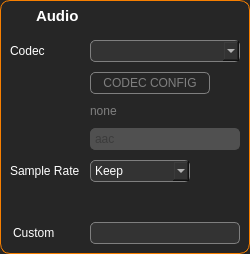
                 <widget class="QFrame" name="a_frame">
                  <property name="sizePolicy">
                   <sizepolicy hsizetype="Preferred" vsizetype="Preferred">
                    <horstretch>0</horstretch>
                    <verstretch>0</verstretch>
                   </sizepolicy>
                  </property>
                  <property name="minimumSize">
                   <size>
                    <width>250</width>
                    <height>0</height>
                   </size>
                  </property>
                  <property name="maximumSize">
                   <size>
                    <width>16777215</width>
                    <height>600</height>
                   </size>
                  </property>
                  <property name="styleSheet">
                   <string notr="true">QFrame {
	background-color: #262626;
	border: 1px solid #f77f00;
	border-radius: 10px;
}</string>
                  </property>
                  <layout class="QVBoxLayout" name="verticalLayout_7">
                   <property name="spacing">
                    <number>0</number>
                   </property>
                   <property name="leftMargin">
                    <number>0</number>
                   </property>
                   <property name="topMargin">
                    <number>0</number>
                   </property>
                   <property name="rightMargin">
                    <number>0</number>
                   </property>
                   <property name="bottomMargin">
                    <number>0</number>
                   </property>
                   <item>
                    <widget class="QFrame" name="a_title_frame">
                     <property name="minimumSize">
                      <size>
                       <width>0</width>
                       <height>30</height>
                      </size>
                     </property>
                     <property name="maximumSize">
                      <size>
                       <width>16777215</width>
                       <height>30</height>
                      </size>
                     </property>
                     <property name="styleSheet">
                      <string notr="true">QFrame {
	background-color: none;
	border: none;
	border-radius: none;
}</string>
                     </property>
                     <property name="frameShape">
                      <enum>QFrame::NoFrame</enum>
                     </property>
                     <property name="frameShadow">
                      <enum>QFrame::Plain</enum>
                     </property>
                     <layout class="QHBoxLayout" name="horizontalLayout_9">
                      <property name="spacing">
                       <number>3</number>
                      </property>
                      <property name="leftMargin">
                       <number>2</number>
                      </property>
                      <property name="topMargin">
                       <number>0</number>
                      </property>
                      <property name="rightMargin">
                       <number>0</number>
                      </property>
                      <property name="bottomMargin">
                       <number>0</number>
                      </property>
                      <item>
                       <widget class="QLabel" name="a_icon">
                        <property name="minimumSize">
                         <size>
                          <width>30</width>
                          <height>30</height>
                         </size>
                        </property>
                        <property name="maximumSize">
                         <size>
                          <width>30</width>
                          <height>30</height>
                         </size>
                        </property>
                        <property name="pixmap">
                         <pixmap resource="../resources/resources.qrc">:/icons/icons/audiotrack_white_24dp.svg</pixmap>
                        </property>
                        <property name="alignment">
                         <set>Qt::AlignCenter</set>
                        </property>
                       </widget>
                      </item>
                      <item>
                       <widget class="QLabel" name="a_title">
                        <property name="minimumSize">
                         <size>
                          <width>0</width>
                          <height>30</height>
                         </size>
                        </property>
                        <property name="maximumSize">
                         <size>
                          <width>16777215</width>
                          <height>30</height>
                         </size>
                        </property>
                        <property name="styleSheet">
                         <string notr="true">QLabel {
	color: white;
	font-family: &quot;Segoe UI&quot;;
	font-size: 11pt;
	font-weight: bold;
}</string>
                        </property>
                        <property name="text">
                         <string>Audio</string>
                        </property>
                        <property name="wordWrap">
                         <bool>false</bool>
                        </property>
                       </widget>
                      </item>
                     </layout>
                    </widget>
                   </item>
                   <item alignment="Qt::AlignTop">
                    <widget class="QFrame" name="a_contents_frame">
                     <property name="styleSheet">
                      <string notr="true">QFrame {
	background-color: none;
	border: none;
	border-radius: none;
}</string>
                     </property>
                     <property name="frameShape">
                      <enum>QFrame::NoFrame</enum>
                     </property>
                     <property name="frameShadow">
                      <enum>QFrame::Raised</enum>
                     </property>
                     <layout class="QVBoxLayout" name="verticalLayout_8">
                      <property name="spacing">
                       <number>10</number>
                      </property>
                      <item>
                       <widget class="QFrame" name="a_form">
                        <property name="maximumSize">
                         <size>
                          <width>16777215</width>
                          <height>16777215</height>
                         </size>
                        </property>
                        <property name="frameShape">
                         <enum>QFrame::NoFrame</enum>
                        </property>
                        <property name="frameShadow">
                         <enum>QFrame::Raised</enum>
                        </property>
                        <layout class="QFormLayout" name="formLayout_3">
                         <property name="horizontalSpacing">
                          <number>10</number>
                         </property>
                         <property name="verticalSpacing">
                          <number>10</number>
                         </property>
                         <property name="leftMargin">
                          <number>0</number>
                         </property>
                         <property name="topMargin">
                          <number>0</number>
                         </property>
                         <property name="rightMargin">
                          <number>0</number>
                         </property>
                         <property name="bottomMargin">
                          <number>0</number>
                         </property>
                         <item row="0" column="0">
                          <widget class="QLabel" name="acodec_label">
                           <property name="minimumSize">
                            <size>
                             <width>60</width>
                             <height>0</height>
                            </size>
                           </property>
                           <property name="font">
                            <font>
                             <family>Segoe UI</family>
                            </font>
                           </property>
                           <property name="styleSheet">
                            <string notr="true">color: white;</string>
                           </property>
                           <property name="text">
                            <string>Codec</string>
                           </property>
                           <property name="alignment">
                            <set>Qt::AlignLeading|Qt::AlignLeft|Qt::AlignVCenter</set>
                           </property>
                           <property name="buddy">
                            <cstring>i_preinput_input</cstring>
                           </property>
                          </widget>
                         </item>
                         <item row="0" column="1">
                          <widget class="QComboBox" name="acodec_combo">
                           <property name="minimumSize">
                            <size>
                             <width>0</width>
                             <height>22</height>
                            </size>
                           </property>
                           <property name="font">
                            <font>
                             <family>Segoe UI</family>
                            </font>
                           </property>
                           <property name="styleSheet">
                            <string notr="true">QComboBox {
	background-color: #333333;
	color: white;
	border: 1px solid #7f7f7f;
	border-radius: 5px;
	padding: 2px;
	padding-left: 4px;

}

QComboBox:disabled{
	background-color: rgb(80, 80, 80);
	color: #262626;
	border-color: rgb(80, 80, 80);
}

QComboBox:hover {
	border: 1px solid #f77f00;
}

QComboBox:focus {
	border: 1px solid #f77f00;
}

QComboBox::drop-down {
	background: none;
	outline: none;
}</string>
                           </property>
                           <property name="currentIndex">
                            <number>-1</number>
                           </property>
                          </widget>
                         </item>
                         <item row="1" column="0">
                          <widget class="QLabel" name="label_11">
                           <property name="text">
                            <string/>
                           </property>
                          </widget>
                         </item>
                         <item row="1" column="1">
                          <widget class="QPushButton" name="acodec_config_btn">
                           <property name="minimumSize">
                            <size>
                             <width>0</width>
                             <height>22</height>
                            </size>
                           </property>
                           <property name="maximumSize">
                            <size>
                             <width>120</width>
                             <height>22</height>
                            </size>
                           </property>
                           <property name="styleSheet">
                            <string notr="true">QPushButton {
	color: #7f7f7f;
	background-color: none;
	border-radius: 5px;
	border: 1px solid #7f7f7f;
	padding: 0px;
}

QPushButton:hover {
	border: 1px solid #f77f00;
}

QPushButton:pressed {
	background-color: #f77f00;
	color: white;
}

QPushButton:disabled {
	background-color: #555555;
	color: #262626;
	border-color: rgb(80, 80, 80);
}</string>
                           </property>
                           <property name="text">
                            <string>CODEC CONFIG</string>
                           </property>
                          </widget>
                         </item>
                         <item row="3" column="1">
                          <widget class="QLineEdit" name="acodec_input">
                           <property name="enabled">
                            <bool>false</bool>
                           </property>
                           <property name="styleSheet">
                            <string notr="true">QLineEdit {
	background-color: #333333;
	color: white;
	border: 1px solid #7f7f7f;
	border-radius: 5px;
	padding: 2px;

}

QLineEdit:hover {
	border: 1px solid #f77f00;
}

QLineEdit:focus {
	border: 1px solid #f77f00;
}

QLineEdit:disabled {
	background-color: rgb(80, 80, 80);
	color: #262626;
	border-color: rgb(80, 80, 80);

}</string>
                           </property>
                           <property name="placeholderText">
                            <string>aac</string>
                           </property>
                          </widget>
                         </item>
                         <item row="4" column="0">
                          <widget class="QLabel" name="a_sample_label">
                           <property name="minimumSize">
                            <size>
                             <width>60</width>
                             <height>0</height>
                            </size>
                           </property>
                           <property name="font">
                            <font>
                             <family>Segoe UI</family>
                            </font>
                           </property>
                           <property name="styleSheet">
                            <string notr="true">color: white</string>
                           </property>
                           <property name="text">
                            <string>Sample Rate</string>
                           </property>
                           <property name="alignment">
                            <set>Qt::AlignLeading|Qt::AlignLeft|Qt::AlignVCenter</set>
                           </property>
                          </widget>
                         </item>
                         <item row="4" column="1">
                          <widget class="QComboBox" name="a_sample_combo">
                           <property name="minimumSize">
                            <size>
                             <width>0</width>
                             <height>22</height>
                            </size>
                           </property>
                           <property name="maximumSize">
                            <size>
                             <width>100</width>
                             <height>16777215</height>
                            </size>
                           </property>
                           <property name="font">
                            <font>
                             <family>Segoe UI</family>
                            </font>
                           </property>
                           <property name="styleSheet">
                            <string notr="true">QComboBox {
	background-color: #333333;
	color: white;
	border: 1px solid #7f7f7f;
	border-radius: 5px;
	padding: 2px;
	padding-left: 4px;

}

QComboBox:disabled{
	background-color: rgb(80, 80, 80);
	color: #262626;
	border-color: rgb(80, 80, 80);
}

QComboBox:hover {
	border: 1px solid #f77f00;
}

QComboBox:focus {
	border: 1px solid #f77f00;
}</string>
                           </property>
                           <property name="currentIndex">
                            <number>0</number>
                           </property>
                           <property name="maxVisibleItems">
                            <number>12</number>
                           </property>
                           <item>
                            <property name="text">
                             <string>Keep</string>
                            </property>
                           </item>
                           <item>
                            <property name="text">
                             <string>8000Hz</string>
                            </property>
                           </item>
                           <item>
                            <property name="text">
                             <string>16000Hz</string>
                            </property>
                           </item>
                           <item>
                            <property name="text">
                             <string>22050Hz</string>
                            </property>
                           </item>
                           <item>
                            <property name="text">
                             <string>44100Hz</string>
                            </property>
                           </item>
                           <item>
                            <property name="text">
                             <string>48000Hz</string>
                            </property>
                           </item>
                           <item>
                            <property name="text">
                             <string>88200Hz</string>
                            </property>
                           </item>
                           <item>
                            <property name="text">
                             <string>96000Hz</string>
                            </property>
                           </item>
                           <item>
                            <property name="text">
                             <string>192000Hz</string>
                            </property>
                           </item>
                           <item>
                            <property name="text">
                             <string>382000Hz</string>
                            </property>
                           </item>
                          </widget>
                         </item>
                         <item row="5" column="0">
                          <widget class="QLabel" name="a_add_label">
                           <property name="minimumSize">
                            <size>
                             <width>60</width>
                             <height>0</height>
                            </size>
                           </property>
                           <property name="font">
                            <font>
                             <family>Segoe UI</family>
                            </font>
                           </property>
                           <property name="styleSheet">
                            <string notr="true">color:white;
margin-top: 30px;</string>
                           </property>
                           <property name="text">
                            <string>Custom</string>
                           </property>
                           <property name="margin">
                            <number>-1</number>
                           </property>
                          </widget>
                         </item>
                         <item row="5" column="1">
                          <widget class="QLineEdit" name="a_custom_input">
                           <property name="enabled">
                            <bool>true</bool>
                           </property>
                           <property name="styleSheet">
                            <string notr="true">QLineEdit {
	background-color: #333333;
	color: white;
	border: 1px solid #7f7f7f;
	border-radius: 5px;
	padding: 2px;
	margin-top: 30px;

}

QLineEdit:hover {
	border: 1px solid #f77f00;
}

QLineEdit:focus {
	border: 1px solid #f77f00;
}

QLineEdit:disabled {
	background-color: rgb(80, 80, 80);
	border-color: rgb(80, 80, 80);

}</string>
                           </property>
                          </widget>
                         </item>
                         <item row="2" column="1">
                          <widget class="QLabel" name="acodec_config_helper">
                           <property name="styleSheet">
                            <string notr="true">QLabel {
	color: #7f7f7f;
}

QLabel:hover {
	color: white;
	
	color: rgb(175, 175, 175);

}</string>
                           </property>
                           <property name="text">
                            <string>none</string>
                           </property>
                          </widget>
                         </item>
                        </layout>
                       </widget>
                      </item>
                     </layout>
                    </widget>
                   </item>
                  </layout>
                 </widget>
